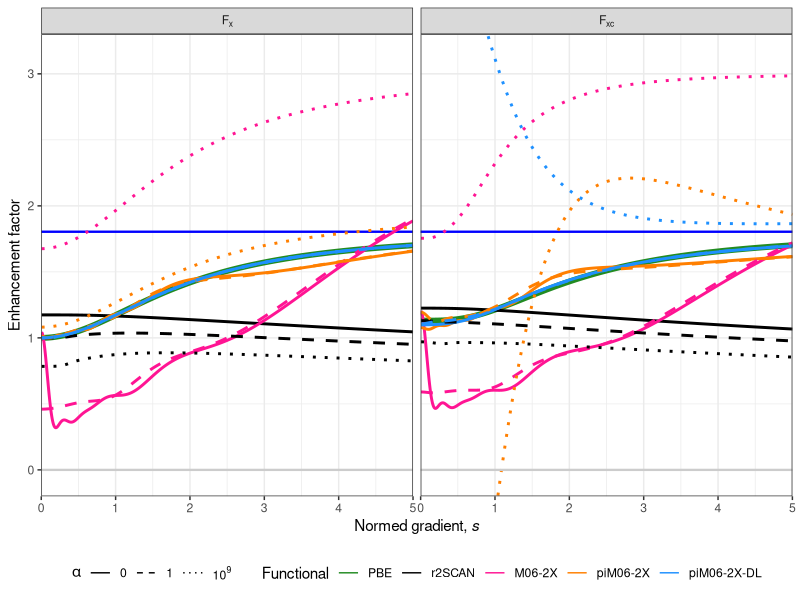
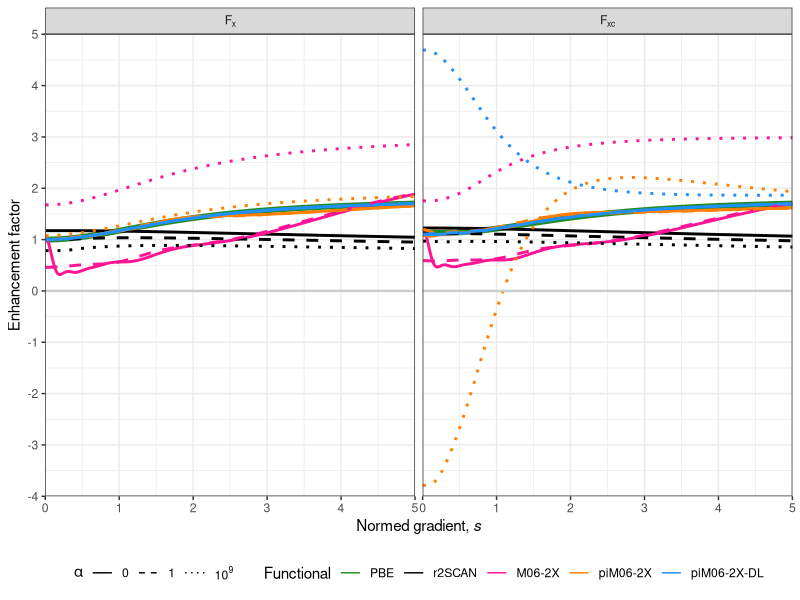

Source code (R) for these figures, in order:
#!/usr/bin/env Rscript

library(ggplot2)
library(dplyr)
library(reshape2)

# Functional colors
#[1] "#E41A1C" "#377EB8" "#4DAF4A" "#984EA3" "#FF7F00" "#A65628"
#[8] "#F781BF" 
# R2SCAN      "black"
# PBE         "darkgreen"
# M06-2X      "deeppink"
# piM06-2X    "darkorange"
# piM06-2X-DL "dodgerblue"

Fx_Fxc_tab <- read.csv("Fx-Fxc.csv", sep=";", header=T)

p <- Fx_Fxc_tab %>%
  filter(s > 0) %>%
  left_join(data.frame(Name=c("PBE", "R2SCAN", "M06-2X", "piM06-2X", "piM06-2X-DL"), lw=c(2,1,1,1,1))) %>%
  mutate(alpha=factor(as.character(as.integer(alpha)), levels=c("0","1","1000000000"), labels=c("0", "1", "10^9")),
         var=factor(var, levels=c("Fx","Fxc"),labels=c("F[x]","F[xc]")),
         Name=factor(Name, levels=c("PBE", "R2SCAN", "M06-2X", "piM06-2X", "piM06-2X-DL"))) %>%
  ggplot(aes(x=s, y=val, linetype=alpha, color=Name, linewidth=lw)) +
    geom_hline(yintercept=1.804, color="blue", linewidth=0.8) +
    geom_line(alpha=1) +
    coord_cartesian(ylim=c(-0.2,3.3), xlim=c(0,5), expand=F) +
    scale_x_continuous(expression(paste("Normed gradient, ", italic(s)))) +
    scale_y_continuous("Enhancement factor", breaks=seq(-5,5,1)) +
    facet_wrap(~var, labeller = label_parsed) +
    scale_color_manual("Functional", values=c("forestgreen", "black","deeppink", "darkorange1", "dodgerblue"),
                                     breaks=c("PBE","R2SCAN","M06-2X","piM06-2X","piM06-2X-DL"),
                                     labels=c("PBE","r2SCAN","M06-2X","piM06-2X","piM06-2X-DL")) +
    scale_linetype_manual(expression(alpha), labels = c("0", "1", expression(10^9)), values = c("solid", "dashed", "dotted")) +
    scale_linewidth_identity() +
    geom_hline(yintercept=0, color="gray80", linewidth=0.8) +
    theme_bw() +
    theme(legend.position="bottom") +
    guides(linewidth="none", color="legend", linetype="legend")

ggsave("Fig_fx_fxc-cutted.png", p, units="cm", dpi=1000, width=19, height=10*19/18)

p <- Fx_Fxc_tab %>%
  filter(s > 0) %>%
  left_join(data.frame(Name=c("PBE", "R2SCAN", "M06-2X", "piM06-2X", "piM06-2X-DL"), lw=c(2,1,1,1,1))) %>%
  mutate(alpha=factor(as.character(as.integer(alpha)), levels=c("0","1","1000000000"), labels=c("0", "1", "10^9")),
         var=factor(var, levels=c("Fx","Fxc"),labels=c("F[x]","F[xc]")),
         Name=factor(Name, levels=c("PBE", "R2SCAN", "M06-2X", "piM06-2X", "piM06-2X-DL"))) %>%
  ggplot(aes(x=s, y=val, linetype=alpha, color=Name, linewidth=lw)) +
    geom_line(alpha=1) +
    coord_cartesian(ylim=c(-4,5), xlim=c(0,5), expand=F) +
    scale_x_continuous(expression(paste("Normed gradient, ", italic(s)))) +
    scale_y_continuous("Enhancement factor", breaks=seq(-5,5,1)) +
    facet_wrap(~var, labeller = label_parsed) +
    scale_color_manual("Functional", values=c("forestgreen", "black","deeppink", "darkorange1", "dodgerblue"),
                                     breaks=c("PBE","R2SCAN","M06-2X","piM06-2X","piM06-2X-DL"),
                                     labels=c("PBE","r2SCAN","M06-2X","piM06-2X","piM06-2X-DL")) +
    scale_linetype_manual(expression(alpha), labels = c("0", "1", expression(10^9)), values = c("solid", "dashed", "dotted")) +
    scale_linewidth_identity() +
    geom_hline(yintercept=0, color="gray80", linewidth=0.8) +
    theme_bw() +
    theme(legend.position="bottom") +
    guides(linewidth="none", color="legend", linetype="legend")

ggsave("Fig_fx_fxc-full.png", p, units="cm", dpi=1000, width=19, height=10*19/18)
